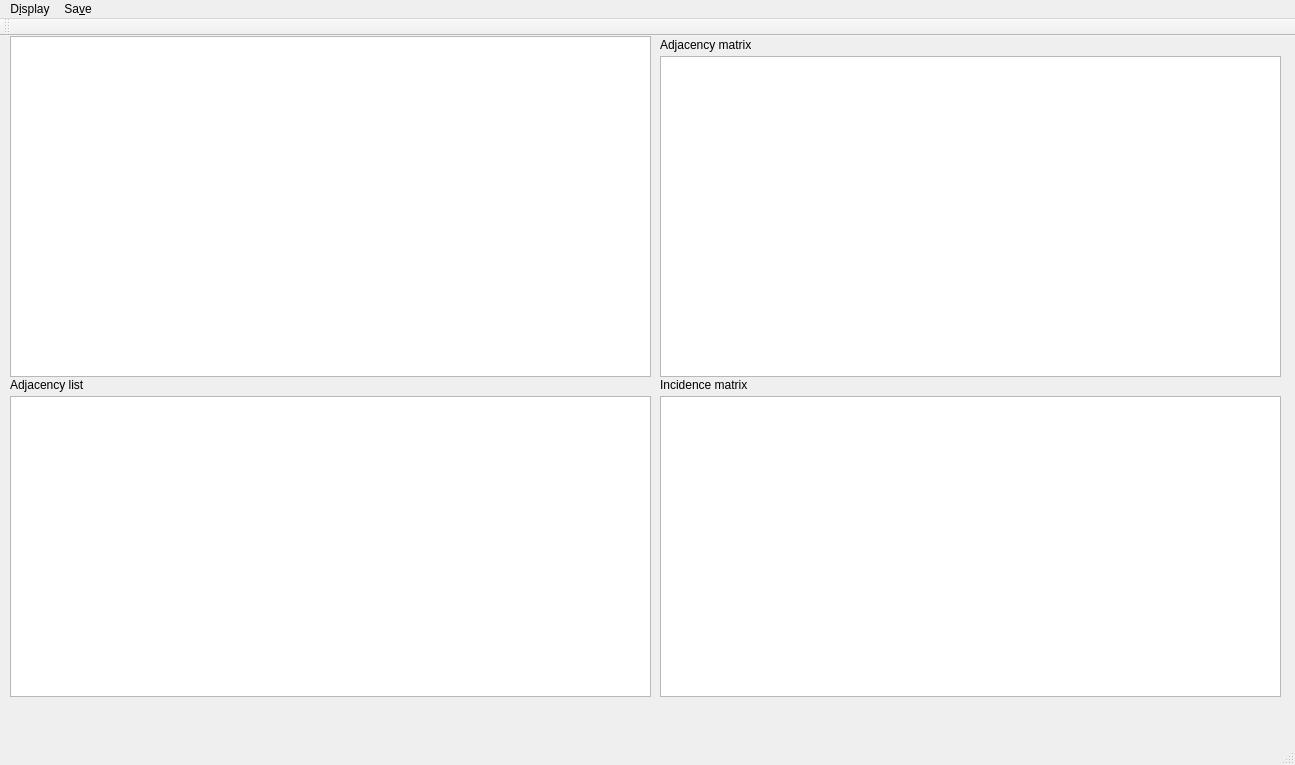
<?xml version="1.0" encoding="UTF-8"?>
<ui version="4.0">
 <class>Gdraw</class>
 <widget class="QMainWindow" name="Gdraw">
  <property name="geometry">
   <rect>
    <x>0</x>
    <y>0</y>
    <width>1295</width>
    <height>765</height>
   </rect>
  </property>
  <property name="windowTitle">
   <string>Gdraw</string>
  </property>
  <widget class="QWidget" name="centralWidget">
   <widget class="QGraphicsView" name="graphicsView">
    <property name="geometry">
     <rect>
      <x>10</x>
      <y>0</y>
      <width>641</width>
      <height>341</height>
     </rect>
    </property>
   </widget>
   <widget class="QLabel" name="label">
    <property name="geometry">
     <rect>
      <x>660</x>
      <y>0</y>
      <width>191</width>
      <height>17</height>
     </rect>
    </property>
    <property name="text">
     <string>Adjacency matrix</string>
    </property>
   </widget>
   <widget class="QLabel" name="label_2">
    <property name="geometry">
     <rect>
      <x>660</x>
      <y>340</y>
      <width>131</width>
      <height>17</height>
     </rect>
    </property>
    <property name="text">
     <string>Incidence matrix</string>
    </property>
   </widget>
   <widget class="QLabel" name="label_3">
    <property name="geometry">
     <rect>
      <x>10</x>
      <y>340</y>
      <width>111</width>
      <height>17</height>
     </rect>
    </property>
    <property name="text">
     <string>Adjacency list</string>
    </property>
   </widget>
   <widget class="QTableWidget" name="tableWidget">
    <property name="geometry">
     <rect>
      <x>660</x>
      <y>20</y>
      <width>621</width>
      <height>321</height>
     </rect>
    </property>
    <property name="editTriggers">
     <set>QAbstractItemView::NoEditTriggers</set>
    </property>
    <property name="showDropIndicator" stdset="0">
     <bool>true</bool>
    </property>
   </widget>
   <widget class="QTableWidget" name="tableWidget_2">
    <property name="geometry">
     <rect>
      <x>660</x>
      <y>360</y>
      <width>621</width>
      <height>301</height>
     </rect>
    </property>
    <property name="editTriggers">
     <set>QAbstractItemView::NoEditTriggers</set>
    </property>
   </widget>
   <widget class="QTableWidget" name="tableWidget_3">
    <property name="geometry">
     <rect>
      <x>10</x>
      <y>360</y>
      <width>641</width>
      <height>301</height>
     </rect>
    </property>
    <property name="editTriggers">
     <set>QAbstractItemView::NoEditTriggers</set>
    </property>
   </widget>
  </widget>
  <widget class="QMenuBar" name="menuBar">
   <property name="geometry">
    <rect>
     <x>0</x>
     <y>0</y>
     <width>1295</width>
     <height>21</height>
    </rect>
   </property>
   <widget class="QMenu" name="menuGdraw">
    <property name="title">
     <string>D&amp;isplay</string>
    </property>
    <addaction name="actionImportFile"/>
    <addaction name="separator"/>
    <addaction name="actionGenerate"/>
    <addaction name="actionGenerate_Vert_Edges"/>
    <addaction name="separator"/>
    <addaction name="actionShowRepresentations"/>
    <addaction name="actionStartDrawing"/>
    <addaction name="separator"/>
    <addaction name="actionHelp"/>
   </widget>
   <widget class="QMenu" name="menuSave">
    <property name="title">
     <string>Sa&amp;ve</string>
    </property>
    <addaction name="actionSaveGraph"/>
   </widget>
   <addaction name="menuGdraw"/>
   <addaction name="menuSave"/>
  </widget>
  <widget class="QToolBar" name="mainToolBar">
   <attribute name="toolBarArea">
    <enum>TopToolBarArea</enum>
   </attribute>
   <attribute name="toolBarBreak">
    <bool>false</bool>
   </attribute>
  </widget>
  <widget class="QStatusBar" name="statusBar"/>
  <action name="actionImportFile">
   <property name="text">
    <string>&amp;ImportFile</string>
   </property>
  </action>
  <action name="actionHelp">
   <property name="text">
    <string>&amp;Help</string>
   </property>
  </action>
  <action name="actionStartDrawing">
   <property name="enabled">
    <bool>false</bool>
   </property>
   <property name="text">
    <string>S&amp;tartDrawing</string>
   </property>
  </action>
  <action name="actionShowRepresentations">
   <property name="enabled">
    <bool>false</bool>
   </property>
   <property name="text">
    <string>&amp;ShowRepresentations</string>
   </property>
  </action>
  <action name="actionSaveGraph">
   <property name="enabled">
    <bool>false</bool>
   </property>
   <property name="text">
    <string>&amp;SaveGraph</string>
   </property>
  </action>
  <action name="actionGenerate">
   <property name="text">
    <string>&amp;Generate</string>
   </property>
  </action>
  <action name="actionGenerate_Vert_Edges">
   <property name="text">
    <string>Generate (Vert/Edges)</string>
   </property>
  </action>
  <action name="actionImport_Adjascency">
   <property name="text">
    <string>ImportAdjascencyTab</string>
   </property>
  </action>
  <action name="actionImportIncidenceT">
   <property name="text">
    <string>ImportIncidenceTab</string>
   </property>
  </action>
  <action name="actionImportAdjascency_List">
   <property name="text">
    <string>ImportAdjascency List</string>
   </property>
  </action>
 </widget>
 <layoutdefault spacing="6" margin="11"/>
 <resources/>
 <connections>
  <connection>
   <sender>actionStartDrawing</sender>
   <signal>triggered()</signal>
   <receiver>graphicsView</receiver>
   <slot>repaint()</slot>
   <hints>
    <hint type="sourcelabel">
     <x>-1</x>
     <y>-1</y>
    </hint>
    <hint type="destinationlabel">
     <x>200</x>
     <y>149</y>
    </hint>
   </hints>
  </connection>
 </connections>
</ui>
